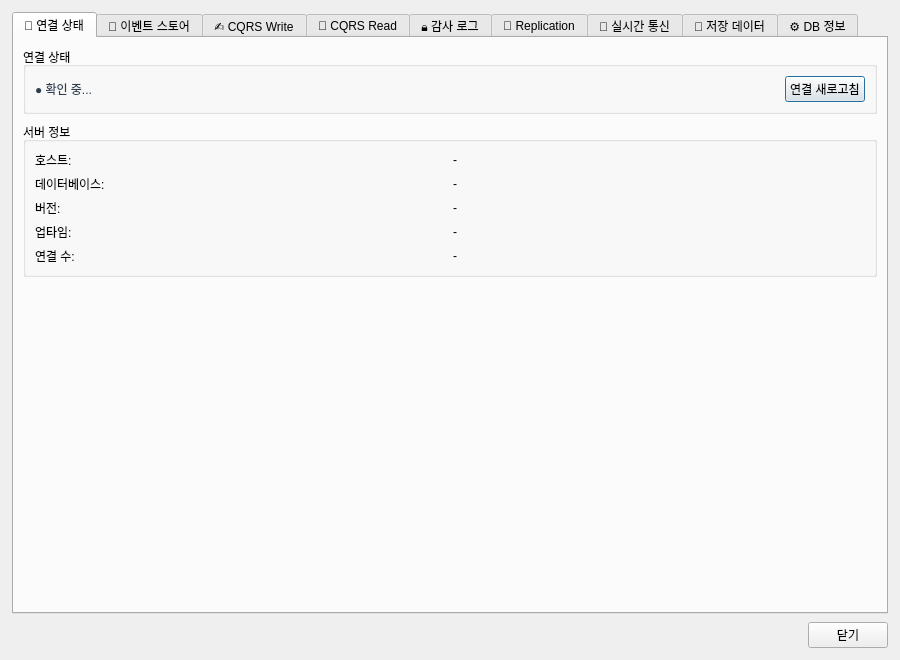
<?xml version="1.0" encoding="UTF-8"?>
<ui version="4.0">
 <class>PostgresEventStoreDialog</class>
 <widget class="QDialog" name="PostgresEventStoreDialog">
  <property name="geometry">
   <rect>
    <x>0</x>
    <y>0</y>
    <width>900</width>
    <height>660</height>
   </rect>
  </property>
  <property name="windowTitle">
   <string>PostgreSQL CQRS Event Store</string>
  </property>
  <layout class="QVBoxLayout" name="verticalLayout_main">
   <property name="spacing">
    <number>8</number>
   </property>
   <property name="leftMargin">
    <number>12</number>
   </property>
   <property name="topMargin">
    <number>12</number>
   </property>
   <property name="rightMargin">
    <number>12</number>
   </property>
   <property name="bottomMargin">
    <number>12</number>
   </property>
   <item>
    <widget class="QTabWidget" name="tabWidget">

     <!-- ===== 탭 1: 연결 상태 ===== -->
     <widget class="QWidget" name="tabConnection">
      <attribute name="title">
       <string>📡 연결 상태</string>
      </attribute>
      <layout class="QVBoxLayout" name="verticalLayout_conn">
       <property name="spacing">
        <number>8</number>
       </property>
       <!-- 연결 LED 행 -->
       <item>
        <widget class="QGroupBox" name="groupConnStatus">
         <property name="title">
          <string>연결 상태</string>
         </property>
         <layout class="QHBoxLayout" name="horizontalLayout_connLed">
          <item>
           <widget class="QLabel" name="labelConnStatus">
            <property name="text">
             <string>● 확인 중...</string>
            </property>
            <property name="styleSheet">
   <string notr="true">QWidget {
    background-color: #FFFFFF;
    color: #2C3E50;
    font-family: &quot;맑은 고딕&quot;;
    font-size: 9pt;
}

QTabWidget::pane {
    border: 1px solid #BDC3C7;
    background-color: #FFFFFF;
}

QTabBar::tab {
    background-color: #ECF0F1;
    color: #2C3E50;
    padding: 8px 16px;
    margin-right: 2px;
    border: 1px solid #BDC3C7;
    border-bottom: none;
    border-top-left-radius: 4px;
    border-top-right-radius: 4px;
}

QTabBar::tab:selected {
    background-color: #3498DB;
    color: #FFFFFF;
    font-weight: bold;
}

QTabBar::tab:hover {
    background-color: #D5DBDB;
}

QTableWidget {
    gridline-color: #BDC3C7;
    background-color: #FFFFFF;
    alternate-background-color: #F8F9FA;
    selection-background-color: #3498DB;
    selection-color: #FFFFFF;
}

QTableWidget::item {
    padding: 4px;
    border: none;
}

QHeaderView::section {
    background-color: #ECF0F1;
    color: #2C3E50;
    padding: 6px;
    border: 1px solid #BDC3C7;
    font-weight: bold;
}

QLineEdit, QTextEdit, QPlainTextEdit {
    background-color: #FFFFFF;
    border: 1px solid #BDC3C7;
    border-radius: 3px;
    padding: 4px;
    color: #2C3E50;
}

QLineEdit:focus, QTextEdit:focus, QPlainTextEdit:focus {
    border: 2px solid #3498DB;
}

QPushButton {
    background-color: #3498DB;
    color: #FFFFFF;
    border: none;
    border-radius: 4px;
    padding: 6px 12px;
    font-weight: bold;
}

QPushButton:hover {
    background-color: #2980B9;
}

QPushButton:pressed {
    background-color: #1F618D;
}

QPushButton:disabled {
    background-color: #BDC3C7;
    color: #7F8C8D;
}

QLabel {
    color: #2C3E50;
    background-color: transparent;
}

QGroupBox {
    border: 2px solid #BDC3C7;
    border-radius: 5px;
    margin-top: 10px;
    padding-top: 10px;
    background-color: #F8F9FA;
}

QGroupBox::title {
    subcontrol-origin: margin;
    subcontrol-position: top left;
    padding: 0 5px;
    color: #2C3E50;
    font-weight: bold;
}

QProgressBar {
    border: 1px solid #BDC3C7;
    border-radius: 3px;
    text-align: center;
    background-color: #ECF0F1;
}

QProgressBar::chunk {
    background-color: #3498DB;
}</string>
  </property>
           </widget>
          </item>
          <item>
           <spacer name="horizontalSpacer_connLed">
            <property name="orientation">
             <enum>Qt::Horizontal</enum>
            </property>
            <property name="sizeHint" stdset="0">
             <size>
              <width>40</width>
              <height>20</height>
             </size>
            </property>
           </spacer>
          </item>
          <item>
           <widget class="QPushButton" name="btnConnect">
            <property name="text">
             <string>연결 새로고침</string>
            </property>
           </widget>
          </item>
         </layout>
        </widget>
       </item>
       <!-- 서버 정보 그리드 -->
       <item>
        <widget class="QGroupBox" name="groupServerInfo">
         <property name="title">
          <string>서버 정보</string>
         </property>
         <layout class="QGridLayout" name="gridLayout_serverInfo">
          <item row="0" column="0">
           <widget class="QLabel">
            <property name="text"><string>호스트:</string></property>
           </widget>
          </item>
          <item row="0" column="1">
           <widget class="QLabel" name="labelHost">
            <property name="text"><string>-</string></property>
           </widget>
          </item>
          <item row="1" column="0">
           <widget class="QLabel">
            <property name="text"><string>데이터베이스:</string></property>
           </widget>
          </item>
          <item row="1" column="1">
           <widget class="QLabel" name="labelDB">
            <property name="text"><string>-</string></property>
           </widget>
          </item>
          <item row="2" column="0">
           <widget class="QLabel">
            <property name="text"><string>버전:</string></property>
           </widget>
          </item>
          <item row="2" column="1">
           <widget class="QLabel" name="labelVersion">
            <property name="text"><string>-</string></property>
           </widget>
          </item>
          <item row="3" column="0">
           <widget class="QLabel">
            <property name="text"><string>업타임:</string></property>
           </widget>
          </item>
          <item row="3" column="1">
           <widget class="QLabel" name="labelUptime">
            <property name="text"><string>-</string></property>
           </widget>
          </item>
          <item row="4" column="0">
           <widget class="QLabel">
            <property name="text"><string>연결 수:</string></property>
           </widget>
          </item>
          <item row="4" column="1">
           <widget class="QLabel" name="labelConnCount">
            <property name="text"><string>-</string></property>
           </widget>
          </item>
         </layout>
        </widget>
       </item>
       <item>
        <spacer name="verticalSpacer_conn">
         <property name="orientation">
          <enum>Qt::Vertical</enum>
         </property>
         <property name="sizeHint" stdset="0">
          <size>
           <width>20</width>
           <height>40</height>
          </size>
         </property>
        </spacer>
       </item>
      </layout>
     </widget>

     <!-- ===== 탭 2: 이벤트 스토어 ===== -->
     <widget class="QWidget" name="tabEventStore">
      <attribute name="title">
       <string>📝 이벤트 스토어</string>
      </attribute>
      <layout class="QVBoxLayout" name="verticalLayout_events">
       <property name="spacing">
        <number>6</number>
       </property>
       <!-- 필터 행 -->
       <item>
        <widget class="QGroupBox" name="groupEventFilter">
         <property name="title">
          <string>필터</string>
         </property>
         <layout class="QHBoxLayout" name="horizontalLayout_eventFilter">
          <item>
           <widget class="QLabel">
            <property name="text"><string>이벤트 타입:</string></property>
           </widget>
          </item>
          <item>
           <widget class="QComboBox" name="comboEventTypeFilter">
            <item><property name="text"><string>전체</string></property></item>
            <item><property name="text"><string>OrderCreated</string></property></item>
            <item><property name="text"><string>OrderFilled</string></property></item>
            <item><property name="text"><string>TradeExecuted</string></property></item>
           </widget>
          </item>
          <item>
           <widget class="QLabel">
            <property name="text"><string>Aggregate ID:</string></property>
           </widget>
          </item>
          <item>
           <widget class="QLineEdit" name="lineAggregateFilter">
            <property name="placeholderText">
             <string>aggregate_id 검색...</string>
            </property>
           </widget>
          </item>
          <item>
           <widget class="QLabel">
            <property name="text"><string>시작일:</string></property>
           </widget>
          </item>
          <item>
           <widget class="QDateEdit" name="dateStartFilter">
            <property name="calendarPopup">
             <bool>true</bool>
            </property>
           </widget>
          </item>
          <item>
           <widget class="QLabel">
            <property name="text"><string>종료일:</string></property>
           </widget>
          </item>
          <item>
           <widget class="QDateEdit" name="dateEndFilter">
            <property name="calendarPopup">
             <bool>true</bool>
            </property>
           </widget>
          </item>
          <item>
           <widget class="QPushButton" name="btnFilterEvents">
            <property name="text"><string>조회</string></property>
           </widget>
          </item>
          <item>
           <widget class="QPushButton" name="btnReplayEvent">
            <property name="text"><string>이벤트 재생</string></property>
           </widget>
          </item>
         </layout>
        </widget>
       </item>
       <!-- 이벤트 테이블 -->
       <item>
        <widget class="QTableWidget" name="tableEvents">
         <property name="columnCount">
          <number>5</number>
         </property>
         <property name="selectionBehavior">
          <enum>QAbstractItemView::SelectRows</enum>
         </property>
         <property name="alternatingRowColors">
          <bool>true</bool>
         </property>
         <attribute name="horizontalHeaderLabel">
          <string>event_id</string>
         </attribute>
         <attribute name="horizontalHeaderLabel">
          <string>event_type</string>
         </attribute>
         <attribute name="horizontalHeaderLabel">
          <string>aggregate_id</string>
         </attribute>
         <attribute name="horizontalHeaderLabel">
          <string>timestamp</string>
         </attribute>
         <attribute name="horizontalHeaderLabel">
          <string>payload (미리보기)</string>
         </attribute>
         <column>
          <property name="text"><string>event_id</string></property>
         </column>
         <column>
          <property name="text"><string>event_type</string></property>
         </column>
         <column>
          <property name="text"><string>aggregate_id</string></property>
         </column>
         <column>
          <property name="text"><string>timestamp</string></property>
         </column>
         <column>
          <property name="text"><string>payload (미리보기)</string></property>
         </column>
        </widget>
       </item>
      </layout>
     </widget>

     <!-- ===== 탭 3: CQRS Write ===== -->
     <widget class="QWidget" name="tabCqrsWrite">
      <attribute name="title">
       <string>✍️ CQRS Write</string>
      </attribute>
      <layout class="QVBoxLayout" name="verticalLayout_write">
       <property name="spacing">
        <number>8</number>
       </property>
       <item>
        <widget class="QGroupBox" name="groupPublishEvent">
         <property name="title">
          <string>이벤트 발행</string>
         </property>
         <layout class="QGridLayout" name="gridLayout_publish">
          <item row="0" column="0">
           <widget class="QLabel">
            <property name="text"><string>이벤트 타입:</string></property>
           </widget>
          </item>
          <item row="0" column="1">
           <widget class="QComboBox" name="comboEventType">
            <item><property name="text"><string>OrderCreated</string></property></item>
            <item><property name="text"><string>OrderFilled</string></property></item>
            <item><property name="text"><string>TradeExecuted</string></property></item>
           </widget>
          </item>
          <item row="1" column="0">
           <widget class="QLabel">
            <property name="text"><string>Aggregate ID:</string></property>
           </widget>
          </item>
          <item row="1" column="1">
           <widget class="QLineEdit" name="lineAggregateId">
            <property name="placeholderText">
             <string>aggregate_id 입력...</string>
            </property>
           </widget>
          </item>
          <item row="2" column="0">
           <widget class="QLabel">
            <property name="text"><string>Payload (JSON):</string></property>
           </widget>
          </item>
          <item row="2" column="1">
           <widget class="QPlainTextEdit" name="textPayload">
            <property name="placeholderText">
             <string>{ "key": "value" }</string>
            </property>
           </widget>
          </item>
          <item row="3" column="0">
           <widget class="QLabel">
            <property name="text"><string>Metadata (JSON):</string></property>
           </widget>
          </item>
          <item row="3" column="1">
           <widget class="QPlainTextEdit" name="textMetadata">
            <property name="placeholderText">
             <string>{ "source": "ui" }</string>
            </property>
           </widget>
          </item>
          <item row="4" column="0" colspan="2">
           <layout class="QHBoxLayout" name="horizontalLayout_writeButtons">
            <item>
             <widget class="QPushButton" name="btnPublishEvent">
              <property name="text"><string>이벤트 발행</string></property>
             </widget>
            </item>
            <item>
             <widget class="QPushButton" name="btnGenerateTestEvent">
              <property name="text"><string>테스트 이벤트 생성</string></property>
             </widget>
            </item>
            <item>
             <spacer name="horizontalSpacer_write">
              <property name="orientation">
               <enum>Qt::Horizontal</enum>
              </property>
              <property name="sizeHint" stdset="0">
               <size>
                <width>40</width>
                <height>20</height>
               </size>
              </property>
             </spacer>
            </item>
           </layout>
          </item>
         </layout>
        </widget>
       </item>
       <item>
        <spacer name="verticalSpacer_write">
         <property name="orientation">
          <enum>Qt::Vertical</enum>
         </property>
         <property name="sizeHint" stdset="0">
          <size>
           <width>20</width>
           <height>40</height>
          </size>
         </property>
        </spacer>
       </item>
      </layout>
     </widget>

     <!-- ===== 탭 4: CQRS Read ===== -->
     <widget class="QWidget" name="tabCqrsRead">
      <attribute name="title">
       <string>📖 CQRS Read</string>
      </attribute>
      <layout class="QVBoxLayout" name="verticalLayout_read">
       <property name="spacing">
        <number>8</number>
       </property>
       <item>
        <layout class="QHBoxLayout" name="horizontalLayout_readTop">
         <item>
          <widget class="QLabel">
           <property name="text">
            <string>MongoDB 뷰 동기화 상태</string>
           </property>
          </widget>
         </item>
         <item>
          <spacer name="horizontalSpacer_read">
           <property name="orientation">
            <enum>Qt::Horizontal</enum>
           </property>
           <property name="sizeHint" stdset="0">
            <size>
             <width>40</width>
             <height>20</height>
            </size>
           </property>
          </spacer>
         </item>
         <item>
          <widget class="QPushButton" name="btnSyncReadModel">
           <property name="text"><string>즉시 재동기화</string></property>
          </widget>
         </item>
        </layout>
       </item>
       <item>
        <widget class="QTableWidget" name="tableReadModels">
         <property name="columnCount">
          <number>4</number>
         </property>
         <property name="selectionBehavior">
          <enum>QAbstractItemView::SelectRows</enum>
         </property>
         <property name="alternatingRowColors">
          <bool>true</bool>
         </property>
         <column>
          <property name="text"><string>Read Model</string></property>
         </column>
         <column>
          <property name="text"><string>마지막 동기화</string></property>
         </column>
         <column>
          <property name="text"><string>지연시간</string></property>
         </column>
         <column>
          <property name="text"><string>상태</string></property>
         </column>
        </widget>
       </item>
      </layout>
     </widget>

     <!-- ===== 탭 5: 감사 로그 ===== -->
     <widget class="QWidget" name="tabAuditLog">
      <attribute name="title">
       <string>🔒 감사 로그</string>
      </attribute>
      <layout class="QVBoxLayout" name="verticalLayout_audit">
       <property name="spacing">
        <number>8</number>
       </property>
       <!-- 필터 행 -->
       <item>
        <widget class="QGroupBox" name="groupAuditFilter">
         <property name="title">
          <string>필터</string>
         </property>
         <layout class="QHBoxLayout" name="horizontalLayout_auditFilter">
          <item>
           <widget class="QLabel">
            <property name="text"><string>사용자:</string></property>
           </widget>
          </item>
          <item>
           <widget class="QComboBox" name="comboAuditUserFilter">
            <item><property name="text"><string>전체</string></property></item>
           </widget>
          </item>
          <item>
           <widget class="QLabel">
            <property name="text"><string>액션:</string></property>
           </widget>
          </item>
          <item>
           <widget class="QComboBox" name="comboAuditActionFilter">
            <item><property name="text"><string>전체</string></property></item>
            <item><property name="text"><string>ORDER_CREATE</string></property></item>
            <item><property name="text"><string>ORDER_CANCEL</string></property></item>
            <item><property name="text"><string>TRADE_EXECUTE</string></property></item>
           </widget>
          </item>
          <item>
           <spacer name="horizontalSpacer_audit">
            <property name="orientation">
             <enum>Qt::Horizontal</enum>
            </property>
            <property name="sizeHint" stdset="0">
             <size>
              <width>40</width>
              <height>20</height>
             </size>
            </property>
           </spacer>
          </item>
          <item>
           <widget class="QPushButton" name="btnExportAudit">
            <property name="text"><string>CSV 내보내기</string></property>
           </widget>
          </item>
         </layout>
        </widget>
       </item>
       <!-- 감사 로그 테이블 -->
       <item>
        <widget class="QTableWidget" name="tableAuditLog">
         <property name="columnCount">
          <number>5</number>
         </property>
         <property name="selectionBehavior">
          <enum>QAbstractItemView::SelectRows</enum>
         </property>
         <property name="alternatingRowColors">
          <bool>true</bool>
         </property>
         <column>
          <property name="text"><string>주문ID</string></property>
         </column>
         <column>
          <property name="text"><string>사용자</string></property>
         </column>
         <column>
          <property name="text"><string>액션</string></property>
         </column>
         <column>
          <property name="text"><string>금액</string></property>
         </column>
         <column>
          <property name="text"><string>타임스탬프</string></property>
         </column>
        </widget>
       </item>
      </layout>
     </widget>

     <!-- ===== 탭 6: Replication ===== -->
     <widget class="QWidget" name="tabReplication">
      <attribute name="title">
       <string>🔁 Replication</string>
      </attribute>
      <layout class="QVBoxLayout" name="verticalLayout_repl">
       <property name="spacing">
        <number>8</number>
       </property>
       <!-- 요약 정보 -->
       <item>
        <widget class="QGroupBox" name="groupReplInfo">
         <property name="title">
          <string>복제 상태</string>
         </property>
         <layout class="QGridLayout" name="gridLayout_repl">
          <item row="0" column="0">
           <widget class="QLabel">
            <property name="text"><string>Primary:</string></property>
           </widget>
          </item>
          <item row="0" column="1">
           <widget class="QLabel" name="labelPrimary">
            <property name="text"><string>-</string></property>
           </widget>
          </item>
          <item row="1" column="0">
           <widget class="QLabel">
            <property name="text"><string>Replica:</string></property>
           </widget>
          </item>
          <item row="1" column="1">
           <widget class="QLabel" name="labelReplica">
            <property name="text"><string>-</string></property>
           </widget>
          </item>
          <item row="2" column="0">
           <widget class="QLabel">
            <property name="text"><string>복제 지연:</string></property>
           </widget>
          </item>
          <item row="2" column="1">
           <widget class="QLabel" name="labelReplLag">
            <property name="text"><string>-</string></property>
           </widget>
          </item>
          <item row="3" column="0">
           <widget class="QLabel">
            <property name="text"><string>WAL 위치:</string></property>
           </widget>
          </item>
          <item row="3" column="1">
           <widget class="QLabel" name="labelWALPosition">
            <property name="text"><string>-</string></property>
           </widget>
          </item>
          <item row="4" column="0">
           <widget class="QLabel">
            <property name="text"><string>복제 슬롯:</string></property>
           </widget>
          </item>
          <item row="4" column="1">
           <widget class="QLabel" name="labelReplSlot">
            <property name="text"><string>-</string></property>
           </widget>
          </item>
         </layout>
        </widget>
       </item>
       <!-- 복제 상세 테이블 -->
       <item>
        <widget class="QTableWidget" name="tableReplDetails">
         <property name="columnCount">
          <number>4</number>
         </property>
         <property name="selectionBehavior">
          <enum>QAbstractItemView::SelectRows</enum>
         </property>
         <property name="alternatingRowColors">
          <bool>true</bool>
         </property>
         <column>
          <property name="text"><string>역할</string></property>
         </column>
         <column>
          <property name="text"><string>주소</string></property>
         </column>
         <column>
          <property name="text"><string>WAL 위치</string></property>
         </column>
         <column>
          <property name="text"><string>상태</string></property>
         </column>
        </widget>
       </item>
      </layout>
     </widget>


     <!-- ========================================== -->
     <!-- Tab: 📡 실시간 통신 모니터 -->
     <!-- ========================================== -->
     <widget class="QWidget" name="tabRealtimeMonitor">
      <attribute name="title">
       <string>📡 실시간 통신</string>
      </attribute>
      <layout class="QVBoxLayout" name="verticalLayout_realtime">
       <item>
        <widget class="QTableWidget" name="tableRealtimeQueries">
         <property name="editTriggers">
          <set>QAbstractItemView::NoEditTriggers</set>
         </property>
         <property name="alternatingRowColors">
          <bool>true</bool>
         </property>
         <property name="selectionBehavior">
          <enum>QAbstractItemView::SelectRows</enum>
         </property>
         <column><property name="text"><string>시간</string></property></column>
         <column><property name="text"><string>타입</string></property></column>
         <column><property name="text"><string>쿼리</string></property></column>
         <column><property name="text"><string>응답(ms)</string></property></column>
         <column><property name="text"><string>상태</string></property></column>
        </widget>
       </item>
       <item>
        <widget class="QWidget" name="chartContainer" native="true">
         <property name="minimumHeight">
          <number>200</number>
         </property>
        </widget>
       </item>
      </layout>
     </widget>

     <!-- ========================================== -->
     <!-- Tab: 📂 저장된 데이터 조회 -->
     <!-- ========================================== -->
     <widget class="QWidget" name="tabStoredData">
      <attribute name="title">
       <string>📂 저장 데이터</string>
      </attribute>
      <layout class="QVBoxLayout" name="verticalLayout_stored">
       <item>
        <layout class="QHBoxLayout" name="horizontalLayout_filter">
         <item>
          <widget class="QLabel" name="labelTable">
           <property name="text"><string>테이블:</string></property>
          </widget>
         </item>
         <item>
          <widget class="QComboBox" name="comboTable"/>
         </item>
         <item>
          <widget class="QLabel" name="labelSearch">
           <property name="text"><string>검색:</string></property>
          </widget>
         </item>
         <item>
          <widget class="QLineEdit" name="lineFilter">
           <property name="placeholderText"><string>키워드 입력</string></property>
          </widget>
         </item>
         <item>
          <widget class="QPushButton" name="btnSearch">
           <property name="text"><string>🔍 검색</string></property>
          </widget>
         </item>
        </layout>
       </item>
       <item>
        <widget class="QTableWidget" name="tableData">
         <property name="alternatingRowColors">
          <bool>true</bool>
         </property>
         <property name="editTriggers">
          <set>QAbstractItemView::NoEditTriggers</set>
         </property>
        </widget>
       </item>
       <item>
        <layout class="QHBoxLayout" name="horizontalLayout_pagination">
         <item>
          <widget class="QPushButton" name="btnPrevPage">
           <property name="text"><string>◀ 이전</string></property>
          </widget>
         </item>
         <item>
          <widget class="QLabel" name="labelPage">
           <property name="text"><string>페이지: 1 / 1</string></property>
          </widget>
         </item>
         <item>
          <widget class="QPushButton" name="btnNextPage">
           <property name="text"><string>다음 ▶</string></property>
          </widget>
         </item>
         <item>
          <widget class="QPushButton" name="btnExportCSV">
           <property name="text"><string>📤 CSV</string></property>
          </widget>
         </item>
        </layout>
       </item>
      </layout>
     </widget>

     <!-- ========================================== -->
     <!-- Tab: ⚙️ DB 상세 정보 -->
     <!-- ========================================== -->
     <widget class="QWidget" name="tabDBInfo">
      <attribute name="title">
       <string>⚙️ DB 정보</string>
      </attribute>
      <layout class="QVBoxLayout" name="verticalLayout_dbinfo">
       <item>
        <widget class="QGroupBox" name="groupDBStatus">
         <property name="title"><string>시스템 정보</string></property>
         <layout class="QFormLayout" name="formLayout_dbstatus">
          <item row="0" column="0">
           <widget class="QLabel" name="labelVersionTitle">
            <property name="text"><string>버전:</string></property>
           </widget>
          </item>
          <item row="0" column="1">
           <widget class="QLabel" name="labelVersion">
            <property name="text"><string>-</string></property>
           </widget>
          </item>
          <item row="1" column="0">
           <widget class="QLabel" name="labelUptimeTitle">
            <property name="text"><string>업타임:</string></property>
           </widget>
          </item>
          <item row="1" column="1">
           <widget class="QLabel" name="labelUptime">
            <property name="text"><string>-</string></property>
           </widget>
          </item>
          <item row="2" column="0">
           <widget class="QLabel" name="labelConnectionsTitle">
            <property name="text"><string>연결 수:</string></property>
           </widget>
          </item>
          <item row="2" column="1">
           <widget class="QLabel" name="labelConnections">
            <property name="text"><string>-</string></property>
           </widget>
          </item>
          <item row="3" column="0">
           <widget class="QLabel" name="labelMemoryTitle">
            <property name="text"><string>메모리 사용:</string></property>
           </widget>
          </item>
          <item row="3" column="1">
           <widget class="QLabel" name="labelMemory">
            <property name="text"><string>-</string></property>
           </widget>
          </item>
         </layout>
        </widget>
       </item>
       <item>
        <widget class="QGroupBox" name="groupPerformance">
         <property name="title"><string>성능 지표</string></property>
         <layout class="QGridLayout" name="gridLayout_perf">
          <item row="0" column="0">
           <widget class="QLabel" name="labelQPSTitle">
            <property name="text"><string>QPS:</string></property>
           </widget>
          </item>
          <item row="0" column="1">
           <widget class="QLabel" name="labelQPS">
            <property name="text"><string>-</string></property>
           </widget>
          </item>
          <item row="1" column="0">
           <widget class="QLabel" name="labelAvgLatencyTitle">
            <property name="text"><string>평균 응답:</string></property>
           </widget>
          </item>
          <item row="1" column="1">
           <widget class="QLabel" name="labelAvgLatency">
            <property name="text"><string>-</string></property>
           </widget>
          </item>
         </layout>
        </widget>
       </item>
       <item>
        <spacer name="verticalSpacer_dbinfo">
         <property name="orientation">
          <enum>Qt::Vertical</enum>
         </property>
         <property name="sizeHint" stdset="0">
          <size>
           <width>20</width>
           <height>40</height>
          </size>
         </property>
        </spacer>
       </item>
      </layout>
     </widget>
    </widget>
   </item>
      <widget class="QWidget" name="tabDataDelete">
       <attribute name="title"><string>🗑️ 데이터 삭제</string></attribute>
       <layout class="QVBoxLayout" name="vl_pgDelete">
        <item>
         <widget class="QLabel" name="labelDeleteWarning_pg">
          <property name="text"><string>⚠️ 주의: 삭제된 데이터는 복구할 수 없습니다!</string></property>
          <property name="styleSheet"><string notr="true">color: #E74C3C; font-weight: bold; font-size: 11pt;</string></property>
         </widget>
        </item>
        <item>
         <widget class="QGroupBox" name="groupPgEventDelete">
          <property name="title"><string>🗑️ 이벤트 스토어 삭제</string></property>
          <layout class="QVBoxLayout">
           <item>
            <layout class="QHBoxLayout">
             <item>
              <widget class="QPushButton" name="btn_delete_pg_events_all">
               <property name="text"><string>events 테이블 전체 삭제</string></property>
               <property name="styleSheet"><string notr="true">background-color: #E74C3C; color: white; font-weight: bold;</string></property>
              </widget>
             </item>
             <item>
              <widget class="QPushButton" name="btn_delete_pg_audit_all">
               <property name="text"><string>audit_log 테이블 전체 삭제</string></property>
               <property name="styleSheet"><string notr="true">background-color: #E74C3C; color: white; font-weight: bold;</string></property>
              </widget>
             </item>
             <item><spacer><property name="orientation"><enum>Qt::Horizontal</enum></property></spacer></item>
            </layout>
           </item>
           <item>
            <layout class="QHBoxLayout">
             <item><widget class="QLabel"><property name="text"><string>이벤트 타입:</string></property></widget></item>
             <item><widget class="QLineEdit" name="edit_delete_event_type"><property name="placeholderText"><string>예: ORDER_PLACED (ALL이면 전체)</string></property></widget></item>
             <item>
              <widget class="QPushButton" name="btn_delete_pg_by_type">
               <property name="text"><string>🗑️ 해당 타입 삭제</string></property>
               <property name="styleSheet"><string notr="true">background-color: #E74C3C; color: white; font-weight: bold;</string></property>
              </widget>
             </item>
            </layout>
           </item>
          </layout>
         </widget>
        </item>
        <item>
         <spacer>
          <property name="orientation"><enum>Qt::Vertical</enum></property>
          <property name="sizeHint" stdset="0"><size><width>20</width><height>40</height></size></property>
         </spacer>
        </item>
       </layout>
      </widget>

   <!-- 닫기 버튼 -->
   <item>
    <layout class="QHBoxLayout" name="horizontalLayout_bottom">
     <item>
      <spacer name="horizontalSpacer_bottom">
       <property name="orientation">
        <enum>Qt::Horizontal</enum>
       </property>
       <property name="sizeHint" stdset="0">
        <size>
         <width>40</width>
         <height>20</height>
        </size>
       </property>
      </spacer>
     </item>
     <item>
      <widget class="QPushButton" name="btnClose">
       <property name="text"><string>닫기</string></property>
      </widget>
     </item>
    </layout>
   </item>
  </layout>
 </widget>
 <resources/>
 <connections>
  <connection>
   <sender>btnClose</sender>
   <signal>clicked()</signal>
   <receiver>PostgresEventStoreDialog</receiver>
   <slot>reject()</slot>
   <hints>
    <hint type="sourcelabel">
     <x>800</x>
     <y>640</y>
    </hint>
    <hint type="destinationlabel">
     <x>450</x>
     <y>330</y>
    </hint>
   </hints>
  </connection>
 </connections>
</ui>
